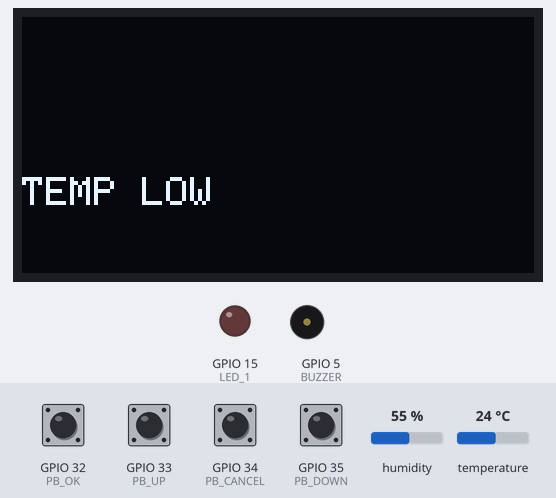
Bench run of a sketch on a simulated ESP32. Parts: 128×64 one-colour display, output pins drawn as LEDs (lit = HIGH), buzzer (waves = sounding, pin HIGH). The test bench sets the inputs (shaded band); at power-on: GPIO 32 (PB_OK), GPIO 33 (PB_UP), GPIO 34 (PB_CANCEL), GPIO 35 (PB_DOWN) HIGH, humidity 55 %, temperature 24 °C. WiFi joins after 1.5 s; servers stay silent unless stated; the display library's start-up logo is not drawn; the local clock reads 2024-03-15 10:24:30 at power-on unless the sketch sets it.

Above: at 5.7 s.
5.8 s: GPIO 32 (PB_OK) pulled LOW for 0.3 s
At 7.2 s:
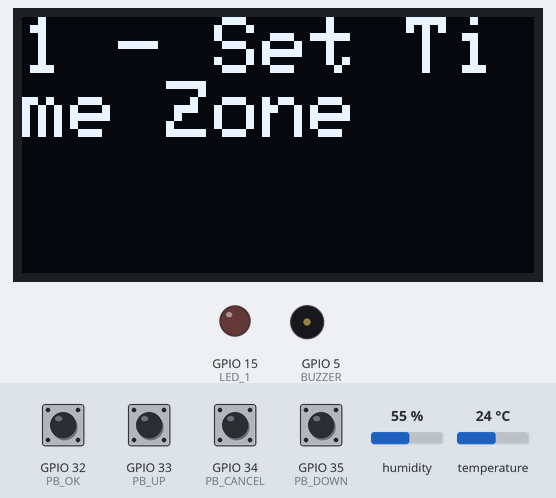
7.6 s: GPIO 33 (PB_UP) pulled LOW for 0.3 s
At 9.2 s:
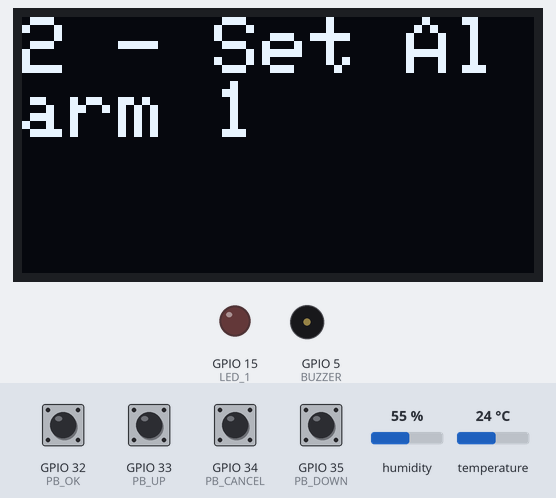
9.5 s: GPIO 35 (PB_DOWN) pulled LOW for 1 s
At 10.56 s:
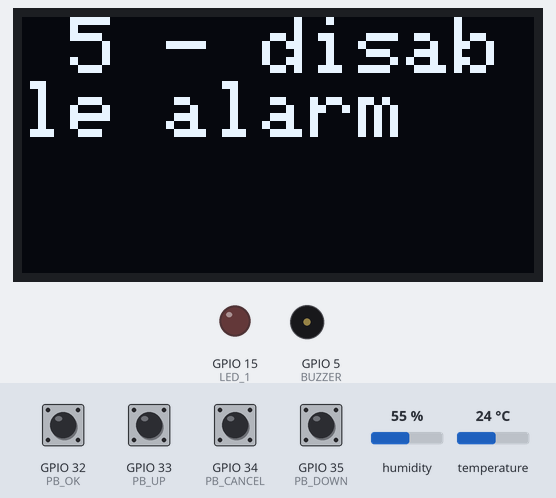
12.2 s: GPIO 32 (PB_OK) pulled LOW for 1 s
At 14.2 s:
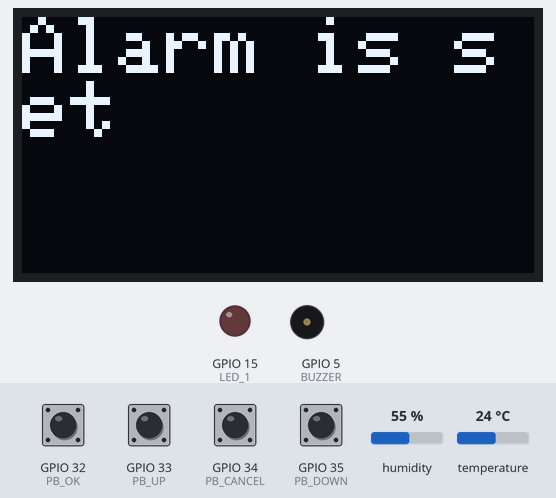
16.0 s: GPIO 34 (PB_CANCEL) driven LOW
At 17.23 s:
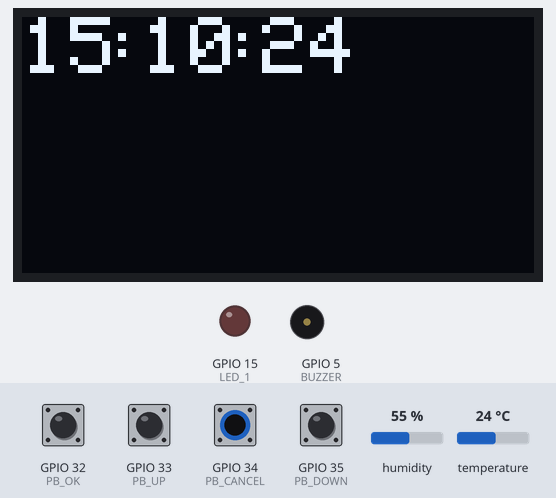
18.5 s: humidity set to 79 %
At 18.83 s:
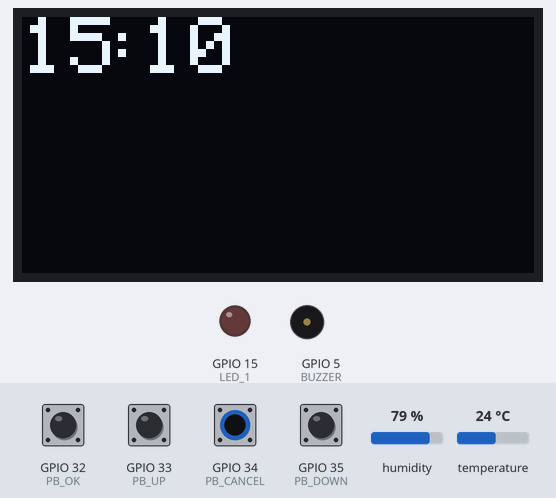
21.5 s: humidity set to 82 %
Timing chart, 0 to 24.5 s (numbered marks = the images above; inputs shaded):
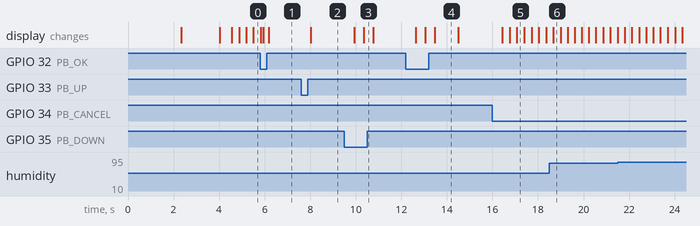

Measured:
- after the input at 7.6 s, the display: changes after 0.43 s (image 2)
- after the input at 9.5 s, the display: first changes after 0.43 s (image 3 shows a later state)
- after the input at 12.2 s, the display: first changes after 0.43 s (image 4 shows a later state)
- after the input at 16.0 s, the display: first changes after 0.44 s (image 5 shows a later state)
- what the display in image 4 shows lasts 1.0 s, from 13.5 s to 14.5 s

The sketch:

esp32-arduino.ino
```cpp
#include <Wire.h>
#include <Adafruit_GFX.h>
#include <Adafruit_SSD1306.h>
#include <DHTesp.h>
#include <WiFi.h>

#define SCREEN_WIDTH 128 // OLED display width, in pixels
#define SCREEN_HEIGHT 64 // OLED display height, in pixels
#define OLED_RESET -1// Reset pin (or -1 if sharing Arduino reset p
#define SCREEN_ADDRESS 0x3C ///< See datasheet for Address; 0x30 for 128x6m

#define BUZZER 5
#define LED_1 15
#define PB_CANCEL 34
#define PB_OK 32
#define PB_UP 33
#define PB_DOWN 35
#define DHTPIN 12

#define NTP_SERVER     "pool.ntp.org"
#define UTC_OFFSET     0
#define UTC_OFFSET_DST 0

Adafruit_SSD1306 display(SCREEN_WIDTH, SCREEN_HEIGHT, &Wire, OLED_RESET);
DHTesp dhtSensor;


int days =0;
int hours=0;
int minutes=0;
int seconds=0;

unsigned long timeNow = 0;
unsigned long timeLast = 0;

bool alarm_enabled = true;
int n_alarms = 3;
int alarm_hours[] = {0,1,2};
int alarm_minutes[] = {1,10,20};
bool alarm_triggered[] = {false, false, false};

int n_notes = 8;
int C = 262;
int D = 294;
int E = 330;
int F = 349;
int G = 392;
int A = 440;
int B = 494;
int C_H = 523;
int notes[] = {C, D, E, F, G, A, B, C_H};

int current_mode = 0;
int max_modes = 5;
String modes[] = {"1 - Set Time Zone", "2 - Set Alarm 1", "3 - Set Alarm 2", " 4 - Set Alarm 3", " 5 - disable alarm"};

void setup() {
  pinMode(BUZZER, OUTPUT);
  pinMode(LED_1, OUTPUT);
  pinMode(PB_CANCEL, INPUT);
  pinMode(PB_OK, INPUT);
  pinMode(PB_UP, INPUT);
  pinMode(PB_DOWN, INPUT);

  dhtSensor.setup(DHTPIN, DHTesp::DHT22);


  Serial.begin(9600);
  // put your setup code here, to run once:
  if(!display.begin(SSD1306_SWITCHCAPVCC, SCREEN_ADDRESS)) {
     Serial.println(F("SS01306 allocation failed"));
    for(;;); // Don't proceed, loop forever
  }
  // Show initial display buffer contents on the screen
  // the library initializes this with an Adafruit splash screen.
  display.display();
  delay(2000); // Pause for 0.5 seconds
  // Clear the buffer
  WiFi.begin("Wokwi-GUEST", "", 6);
  while (WiFi.status() != WL_CONNECTED) {
    delay(250);
    display.clearDisplay();
    print_line("Connecting to WIFI", 0, 0, 2);
  }
  delay(300);
  display.clearDisplay();
  print_line("Connected to wifi",0,0,2);
  delay(500);

  configTime(UTC_OFFSET, UTC_OFFSET_DST, NTP_SERVER);


  display.clearDisplay();
  print_line("Welcome to Medibox!",10,20,2);
  display.clearDisplay();

}

void loop() {
  //put your main code here, to run repeatedly:
  //update_time();
  //print_time_now();
  update_time_with_check_alarm();
  if (digitalRead(PB_OK) == LOW) {
    delay(200);
    go_to_menu();
  }
  check_temp();
}

void print_line(String text,int column, int row,int text_size){
  display.setTextSize(text_size);
  display.setTextColor(SSD1306_WHITE);
  display.setCursor(column,row); // Normal 1:1 pixel scale // Draw white text // Start at top-left corner
  display.println(text);
  display.display();
}

void print_time_now(void) {
  display.clearDisplay();
  print_line(String(days), 0, 0, 2);
  print_line(":", 20, 0, 2);
  print_line(String(hours), 30, 0, 2);
  print_line(":", 50, 0, 2);
  print_line(String(minutes), 60, 0, 2);
  print_line(":", 80, 0, 2);
  print_line(String(seconds), 90, 0, 2);
}

void update_time(void){
  /*timeNow = millis() / 1000; // seconds passed from bootup
  seconds = timeNow - timeLast; // number of seconds passed
  // if a minute has passed
  if (seconds >= 60) {
    minutes += 1;
    timeLast += 60;
  }
  // if a hour has passed
  if (minutes == 60) {
    hours += 1;
    minutes = 0;
  }
  // if a day has passed
  if (hours == 24) {
    days += 1;
    hours = 0;
  }*/
  struct tm timeinfo;
  getLocalTime(&timeinfo);
  char timehour[3];
  strftime(timehour,3, "%H", &timeinfo);
  hours = atoi(timehour);

  char timeminute[3];
  strftime(timeminute,3, "%M", &timeinfo);
  minutes = atoi(timeminute);

  char timesecond[3];
  strftime(timesecond,3, "%S", &timeinfo);
  seconds = atoi(timesecond);

  char timeDay[3];
  strftime(timeDay,3, "%d", &timeinfo);
  days = atoi(timeDay);

}

void ring_alarm() {
  // Show message on display
  display.clearDisplay();
  print_line("MEDICINE TIME!", 2, 0, 0);
  digitalWrite(LED_1, HIGH);

  bool break_happened = false;
  // Ring the buzzer
  while (break_happened == false && digitalRead(PB_CANCEL) == HIGH) {
    for (int i=0; i<n_notes; i++){
      if (digitalRead(PB_CANCEL) == LOW) {
        delay(200);
        break_happened = true;
        break;
      }
      tone(BUZZER, notes[i]);
      delay(500);
      noTone(BUZZER);
      delay(2);
    }
  }

  digitalWrite(LED_1, LOW);
  display.clearDisplay();
}

void update_time_with_check_alarm(void) {
  update_time();
  print_time_now();

  if (alarm_enabled == true) {
    for (int i = 0; i < n_alarms ; i++) {
      if (alarm_triggered[i] == false && alarm_hours[i] == hours && alarm_minutes[i] == minutes){
        ring_alarm(); // call the ringing function
        alarm_triggered[i] = true;
      }
    }
  }
}


int wait_for_button_press() {
  while (true) {
    if (digitalRead(PB_UP) == LOW) {
      delay(200);
      return PB_UP;
    }
    else if (digitalRead(PB_DOWN) == LOW) {
      delay(200);
      return PB_DOWN;
    }
    else if (digitalRead(PB_OK) == LOW) {
      delay(200);
      return PB_OK;
    }
    else if (digitalRead(PB_CANCEL) == LOW) {
      delay(200);
      return PB_CANCEL;
    }
    update_time();
  }
}

void go_to_menu(){
  while (digitalRead(PB_CANCEL) == HIGH) {
    display.clearDisplay();
    print_line(modes[current_mode], 0, 0, 2);

    int pressed = wait_for_button_press();
    if (pressed == PB_UP) {
      delay(200);
      current_mode += 1;
      current_mode = current_mode % max_modes;

    }
    else if (pressed == PB_DOWN) {
      delay(200);
      current_mode -= 1;
      if (current_mode<0) {
        current_mode = max_modes - 1;
      }
    }

    else if (pressed == PB_OK) {
      delay(200);
      //Serial.println(current_mode);
      run_mode(current_mode);
    }

    else if (pressed == PB_CANCEL) {
      delay(200);
      break;
    }
  }
}

void set_time_zone() {

  int temp_hour = 0;
  while (true) {
    display.clearDisplay();
    print_line("Enter hour: " + String(temp_hour), 0, 0, 2);

    int pressed = wait_for_button_press();
    if (pressed == PB_UP) {
      delay(200);
      temp_hour += 1;
      if (temp_hour>14) {
        temp_hour = -12;
      }
    }

    else if (pressed == PB_DOWN) {
      delay(200);
      temp_hour -= 1;
      if (temp_hour<-12) {
        temp_hour = 14;
      }
    }

    else if (pressed == PB_OK) {
      delay(200);
      temp_hour = temp_hour*3600;
      break;
    }

    else if (pressed == PB_CANCEL) {
      delay(200);
      break;
    }
  }

  int temp_minute = 0;
  while (true) {
    display.clearDisplay();
    print_line("Enter minute: " + String(temp_minute), 0, 0, 2);

    int pressed = wait_for_button_press();
    if (pressed == PB_UP) {
      delay(200);
      temp_minute += 30;
      temp_minute = temp_minute % 60;
    }

    else if (pressed == PB_DOWN) {
      delay(200);
      temp_minute -= 30;
      if (temp_minute<0) {
        temp_minute = 30;
      }
    }

    else if (pressed == PB_OK) {
      delay(200);
      temp_minute = temp_minute*60;
      break;
    }

    else if (pressed == PB_CANCEL) {
      delay(200);
      break;
    }
  }
  configTime(temp_hour+temp_minute, UTC_OFFSET_DST, NTP_SERVER);
  display.clearDisplay();
  print_line("Time is set", 0, 0, 2);
  delay(1000);
}


void set_alarm(int alarm) {
  int temp_hour = alarm_hours[alarm];
  alarm_enabled = true;
  alarm_triggered[alarm] == false;
  while (true) {
    display.clearDisplay();
    print_line("Enter hour: " + String(temp_hour), 0, 0, 2);

    int pressed = wait_for_button_press();
    if (pressed == PB_UP) {
      delay(200);
      temp_hour += 1;
      temp_hour = temp_hour % 24;
    }

    else if (pressed == PB_DOWN) {
      delay(200);
      temp_hour -= 1;
      if (temp_hour<0) {
        temp_hour = 23;
      }
    }

    else if (pressed == PB_OK) {
      delay(200);
      alarm_hours[alarm] = temp_hour;
      break;
    }

    else if (pressed == PB_CANCEL) {
      delay(200);
      break;
    }
  }

  int temp_minute = alarm_minutes[alarm];
  while (true) {
    display.clearDisplay();
    print_line("Enter minute: " + String(temp_minute), 0, 0, 2);

    int pressed = wait_for_button_press();
    if (pressed == PB_UP) {
      delay(200);
      temp_minute += 1;
      temp_minute = temp_minute % 60;
    }

    else if (pressed == PB_DOWN) {
      delay(200);
      temp_minute -= 1;
      if (temp_minute<0) {
        temp_minute = 59;
      }
    }

    else if (pressed == PB_OK) {
      delay(200);
      alarm_minutes[alarm] = temp_minute;
      break;
    }

    else if (pressed == PB_CANCEL) {
      delay(200);
      break;
    }
  }
  display.clearDisplay();
  print_line("Alarm is set", 0, 0, 2);
  delay(1000);
}

void run_mode(int mode) {
  if (mode == 0) {
    set_time_zone();
  }

  else if (mode == 1 || mode == 2 || mode ==3) {
    set_alarm(mode - 1);
  }

  else if (mode == 4) {
    alarm_enabled = false;
    display.clearDisplay();
    print_line("All alarms disabled",0,0,2);
  }
}

void check_temp() {
  TempAndHumidity data = dhtSensor.getTempAndHumidity();
  if (data.temperature > 32) {
    display.clearDisplay();
    print_line("TEMP HIGH", 0, 40, 1);
  }
  else if (data.temperature < 26) {
    display.clearDisplay();
    print_line("TEMP LOW", 0, 40, 1);
  }

  if (data.humidity > 80) {
    display.clearDisplay();
    print_line("Humidtiy HIGH", 0, 50, 1);
  }
  else if (data.humidity < 60) {
    display.clearDisplay();
    print_line("TEMP LOW", 0, 50, 1);
  }
}
```
